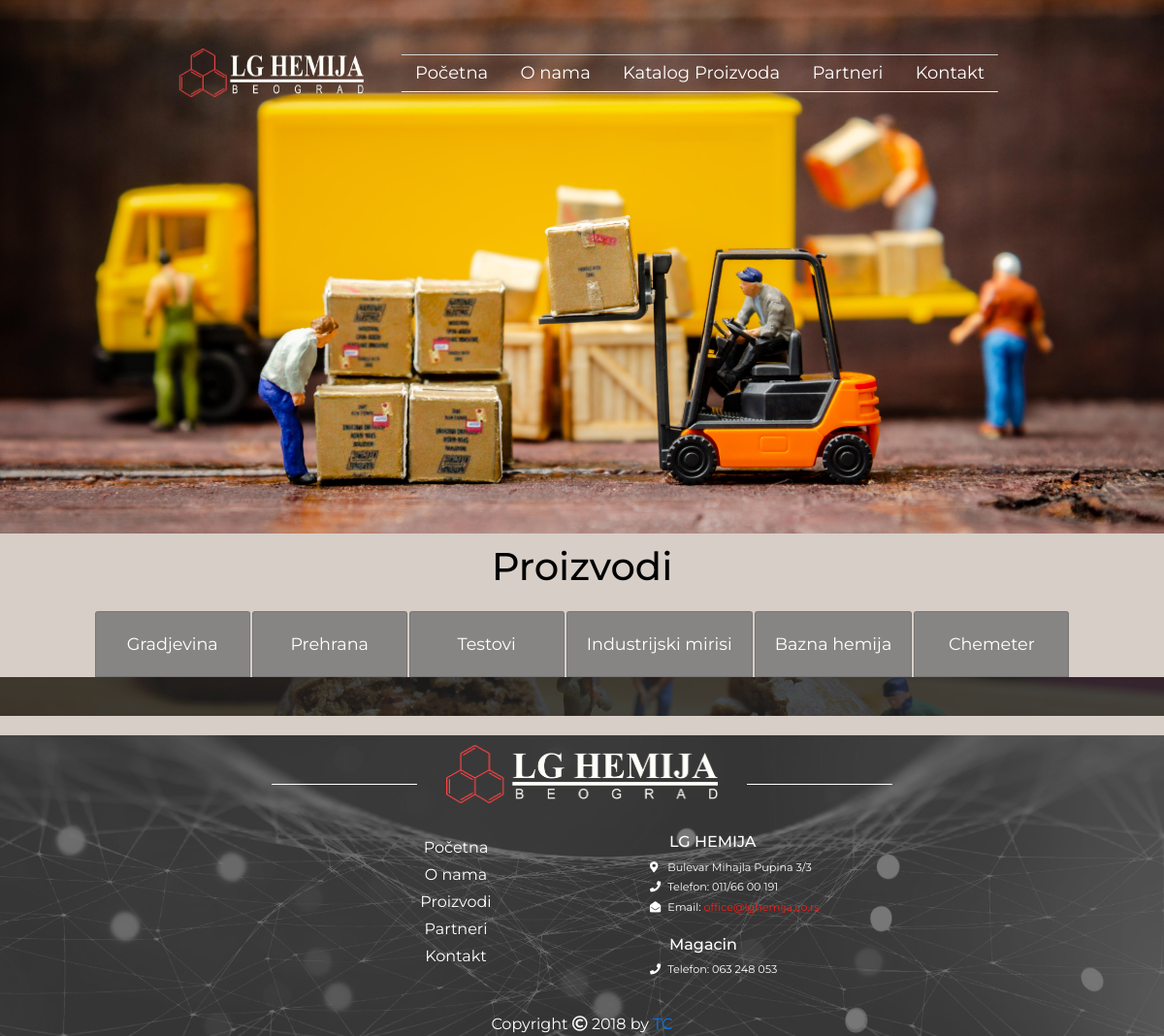
The app's page /pages/products.php, older data.
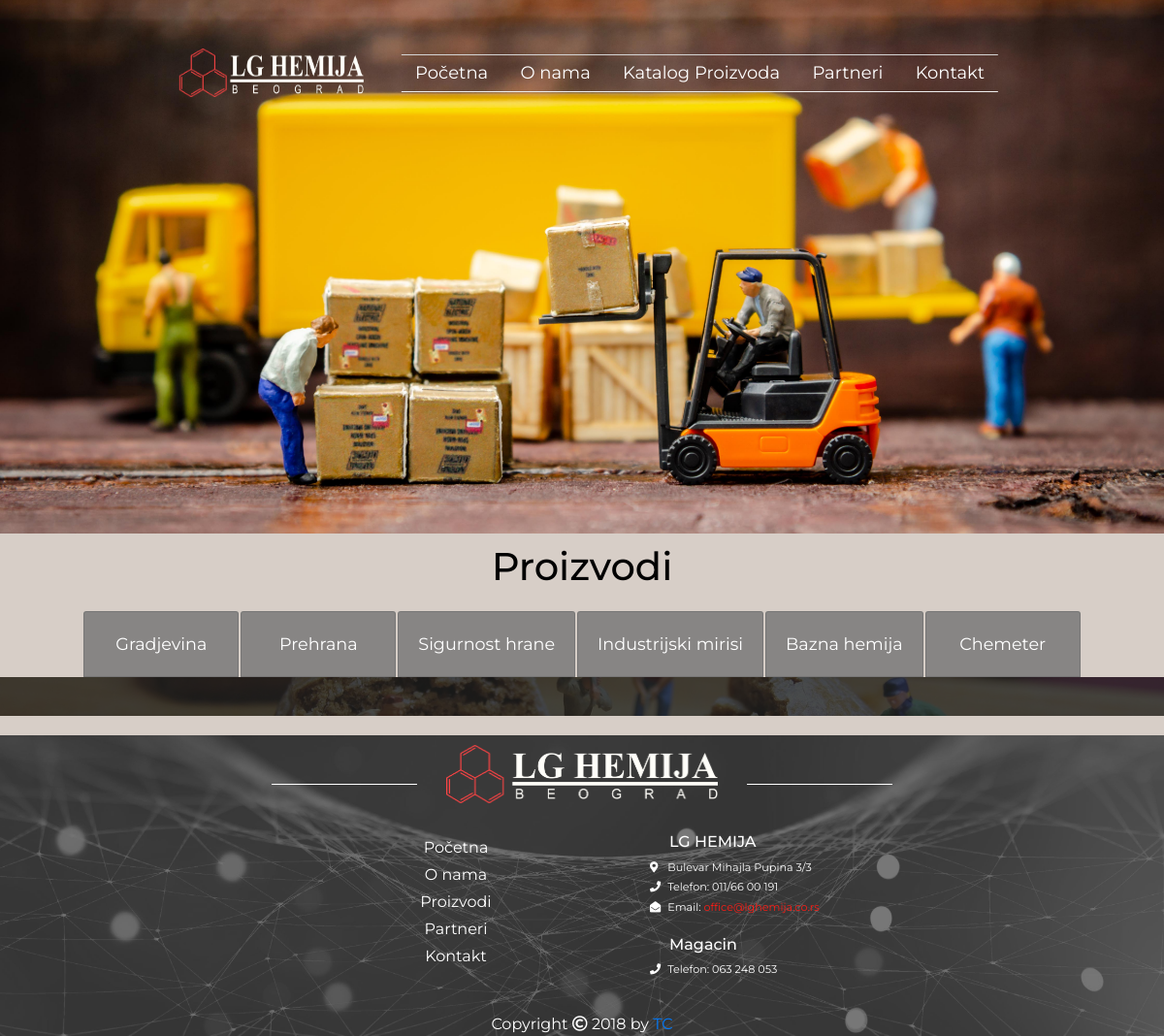
The same page, newer data.
### tables this page shows
CREATE TABLE `main_group` (
  `main_id` int(11) NOT NULL,
  `main_name` varchar(255) NOT NULL,
  `main_picture` varchar(20) NOT NULL,
  `main_index_picture` varchar(30) NOT NULL,
  `main_icon` varchar(30) NOT NULL
);

### productDB/functions.php (the view, shortened to what this page needs)
<?php include "serverConnection.php"; ?>
<?php
function getAllMain () {
    global $connection;
    $query = "SELECT * FROM main_group";
        $select_all_main_groups = mysqli_query($connection, $query);
        while($row = mysqli_fetch_assoc($select_all_main_groups)) {
            $super = $_GET['main_id'];
            $main_name = $row['main_name'];
            $main_id = $row['main_id'];
            $main_picture = $row['main_picture'];
                if ($super === $main_id) {
                    $active = "<div class='mainList mainListActive'><a name='$main_picture' href='./products.php?main_id={$main_id}#productDisplay'>$main_name</a></div>";
                    echo $active;
                } else {
                    $writer = "<div class='mainList'><a name='$main_picture'  href='./products.php?main_id={$main_id}#productDisplay'  >$main_name</a></div>";
                    echo $writer;
                }
        }
}
?>

### modules/headRest.php (shortened to what this page needs)
<html lang="en">
<head>
    <link rel="stylesheet" href="../css/preLoader.css">
    <link rel="stylesheet" href="../css/bootstrap.css">
    <link rel="stylesheet" href="../main.css">
    <link rel="stylesheet" href="https://use.fontawesome.com/releases/v5.2.0/css/all.css"
>
</head>

### pages/products.php (shortened to what this page needs)
<?php include "../productDB/serverConnection.php"; ?>
<?php include "../productDB/functions.php"; ?>
<?php include "../modules/headRest.php"; ?>
<body>
    <div class="container-fluid">
        <div class="imageContainer">
            <div class="productCover"></div>
        </div>
        <div class="overlay">
            <div id="text">
                <div>
                    <a href="../index.php">
                        <img src="../photos/logoIcon.png">
                        <img class="logoText" src="../photos/logotext.png" alt="">
                    </a>
                </div>
                <div class="options">
                    <a href="../index.php">Početna</a>
                    <a href="./about.php">O nama</a>
                    <a href="./products.php?main_id=1&sub_id=1&page=1">Katalog Proizvoda</a>
                    <a href="./partners.php">Partneri</a>
                    <a href="./contact.html">Kontakt</a>
                </div>
            </div>
        </div>
        <div class='productsWrap'>
            <h1 id="productDisplay">Proizvodi</h1>
        </div>
        <div class="mainContainer">
<?php
    getAllMain();
?>
        </div>
        <div id="output">
            <div class="subProductDiv">
            </div>
            <div class="productListDiv">
            </div>
        </div>
    </div>
    <div class='grayScale'></div>
    <?php include "../modules/footerRest.php"; ?>
</body>
</html>

### modules/footerRest.php (shortened to what this page needs)
<div class="footer">
    <div class="footImage">
        <img class="iconFullLogo" src="../photos/logo.png" alt="">
    </div>
    <div class="footerContent">
        <div class="footerLinks">
            <ul>
                <li>
                    <a href="../index.php">Početna</a>
                </li>
                <li>
                    <a href="./about.php">O nama</a>
                </li>
                <li>
                    <a href="./products.php?main_id=1&sub_id=1&page=1">Proizvodi</a>
                </li>
                <li>
                    <a href="./partners.php">Partneri</a>
                </li>
                <li>
                    <a href="./contact.html">Kontakt</a>
                </li>
            </ul>
        </div>
        <div class="footerContacts">
            <h6>LG HEMIJA</h6>
            <div>
                <p>
                    <i class="fas fa-map-marker-alt"></i> Bulevar Mihajla Pupina 3/3</p>
                <p>
                    <i class="fas fa-phone"></i>Telefon: 011/66 00 191</p>
                <p>
                    <i class="fas fa-envelope-open"></i>Email:
                    <a href="mailto:office@lghemija.co.rs"> office@lghemija.co.rs</a>
                </p>
            </div>
            <h6>Magacin</h6>
            <div>
                <p>
                    <i class="fas fa-phone"></i>Telefon: 063 248 053</p>
            </div>
        </div>
    </div>
    <div class="Copyright">
            <p>Copyright
                <i class="far fa-copyright"></i> 2018 by <a href="https://github.com/Aleksandar-jocic" target='_blank'>TC</a> </p>
        </div>
</div>

### main.css (style rules this page uses)
body { width: 100%; min-width: 270px; margin: 0 auto; font-family: 'Montserrat', sans-serif; }
.container-fluid { position: relative; width: 100%; padding: 0px; }
.container-fluid .imageContainer { height: auto; max-height: 650px; position: relative; }
.overlay { position: absolute; top: 0%; left: 0; right: 0; background-color: transparent; width: 100%; height: 0px; transition: 1.5s ease; }
.overlay a img { width: 50px; height: 50px; }
.overlay a .logoText { position: absolute; width: 0px; height: 50px; }
.overlay a .logoText-active { width: 140px; transition: 1s ease; }
.overlay-active { bottom: 0; height: 150px; transition: 1s ease; }
.overlay-active #text { white-space: nowrap; color: white; font-size: 20px; position: absolute; top: 50%; left: 50%; transform: translate(-50%, -50%); -ms-transform: translate(-50%, -50%); }
.overlay-active #text div { display: inline-block; }
.overlay-active #text a { text-align: center; padding: 5px 0px 5px 0px; list-style: none; display: inline-block; margin: 0 14px; font-size: 0.9em; text-decoration: none; color: white; vertical-align: middle; z-index: 100; }
.overlay-active #text .options { display: inline-block; margin-left: 160px; border-top: 1px solid #d4d4d4; border-bottom: 1px solid #ececec; z-index: 100; }
.productCover { background: url("./photos/slike/mechaP.jpg"); height: 650px; background-position: center center; width: 100%; background-size: cover; height: 550px; background-position: center 85%; }
.productsWrap { background-color: #d7cec7; height: 60px; box-sizing: border-box; padding: 10px 0px 10px 0px; }
.productsWrap h1 { color: black; margin: 0px; }
#output { position: relative; color: white; box-shadow: inset 200px 200px 20px 1000px rgba(31, 31, 31, 0.8); background-image: url("./photos/slike/cookie.jpg"); background-position: center center; background-size: cover; height: auto; }
#output .subProductDiv { display: flex; padding: 10px 0px 0px 0px; justify-content: space-evenly; text-align: center; }
#output .productListDiv { padding: 15px; }
.mainContainer { display: flex; justify-content: center; background-color: #d7cec7; }
.mainList { padding: 20px; border: 1px solid rgba(116, 116, 116, 0.8); background-color: rgba(116, 116, 116, 0.8); margin: 20px 1px 0px 1px; width: auto; min-width: 160px; text-align: center; border-radius: 3px 3px 0px 0px; transition: all 0.4s ease-out; }
.mainList a { color: white; text-decoration: unset; font-size: 1.1rem; }
.grayScale { height: 20px; background-color: #d7cec7; }
h1 { text-align: center; margin-top: 20px; }
.imageContainer { max-height: 400px; }
.footer { box-shadow: inset 200px 200px 20px 1000px rgba(63, 63, 63, 0.7); background: url("./photos/footerImageGray.jpg"); background-position: center; background-size: cover; background-repeat: no-repeat; width: 100%; }
.footImage { width: 100%; height: 100px; text-align: center; position: relative; display: inline-block; }
.footImage .iconFullLogo { width: auto; max-width: 280px; margin-top: 10px; }
.footImage::before { content: ''; position: absolute; display: inline-block; width: 150px; top: 50%; height: 1px; left: calc(50% - 320px); background-color: white; text-align: center; }
.footImage::after { content: ''; position: absolute; display: inline-block; width: 150px; top: 50%; height: 1px; right: calc(50% - 320px); background-color: white; text-align: center; }
.footerContent { width: 50%; margin: 0 auto; display: flex; justify-content: space-around; }
.footerLinks { text-align: center; padding: 0px; display: inline-block; width: 280px; vertical-align: top; margin: 0 auto; }
.footerLinks a { color: white; font-size: 1rem; line-height: 19px; }
.footerLinks ul { list-style-type: none; padding: 0px; }
.footerLinks ul li { margin: 4px 0px; }
.footerContacts { box-sizing: border-box; padding: 0px; display: inline-block; width: 200px; margin: 0 auto; color: white; }
.footerContacts a { color: #fd1c15; }
.footerContacts i { padding-right: 7px; }
.footerContacts p { font-size: 0.7rem; margin-bottom: 4px; }
.footerContacts div { width: 100%; margin: 0 auto; }
.footerContacts h6 { text-align: left; text-indent: 20px; }
.footerContacts h6:last-of-type { margin-top: 20px; }
.Copyright { text-align: center; margin-top: 30px; }
.Copyright p { margin: 0px; color: white; }
p { cursor: default; }
a { text-decoration: unset; }
h1, h2, h3, h4 :hover { cursor: default; }

Row changes from the older to the newer data that the page shows:
changed main_group: main_name "Testovi" → "Sigurnost hrane"
